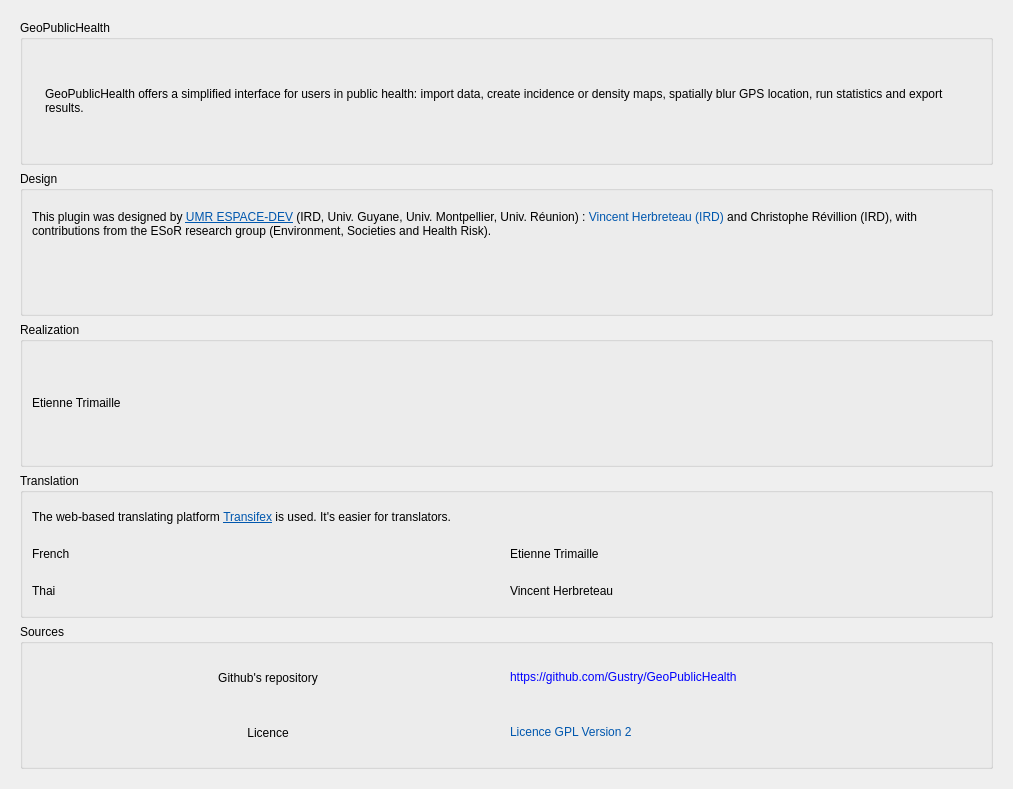
<?xml version="1.0" encoding="UTF-8"?>
<ui version="4.0">
 <author>Etienne Trimaille</author>
 <class>About</class>
 <widget class="QWidget" name="About">
  <property name="geometry">
   <rect>
    <x>0</x>
    <y>0</y>
    <width>1013</width>
    <height>789</height>
   </rect>
  </property>
  <property name="windowTitle">
   <string>Form</string>
  </property>
  <layout class="QVBoxLayout" name="verticalLayout">
   <item>
    <widget class="QScrollArea" name="scrollArea">
     <property name="frameShape">
      <enum>QFrame::NoFrame</enum>
     </property>
     <property name="frameShadow">
      <enum>QFrame::Plain</enum>
     </property>
     <property name="widgetResizable">
      <bool>true</bool>
     </property>
     <widget class="QWidget" name="scrollAreaWidgetContents">
      <property name="geometry">
       <rect>
        <x>0</x>
        <y>0</y>
        <width>1005</width>
        <height>781</height>
       </rect>
      </property>
      <layout class="QVBoxLayout" name="verticalLayout_3">
       <item>
        <widget class="QGroupBox" name="groupBox_6">
         <property name="title">
          <string>GeoPublicHealth</string>
         </property>
         <layout class="QVBoxLayout" name="verticalLayout_5">
          <item>
           <layout class="QHBoxLayout" name="horizontalLayout_6">
            <item>
             <widget class="QLabel" name="label_12">
              <property name="sizePolicy">
               <sizepolicy hsizetype="Maximum" vsizetype="Maximum">
                <horstretch>0</horstretch>
                <verstretch>0</verstretch>
               </sizepolicy>
              </property>
              <property name="text">
               <string notr="true"/>
              </property>
              <property name="pixmap">
               <pixmap resource="../resources/resources.qrc">:/plugins/GeoPublicHealth/resources/icon-100.png</pixmap>
              </property>
              <property name="textInteractionFlags">
               <set>Qt::NoTextInteraction</set>
              </property>
             </widget>
            </item>
            <item>
             <widget class="QLabel" name="label_13">
              <property name="text">
               <string>GeoPublicHealth offers a simplified interface for users in public health: import data, create incidence or density maps, spatially blur GPS location, run statistics and export results.</string>
              </property>
              <property name="wordWrap">
               <bool>true</bool>
              </property>
             </widget>
            </item>
           </layout>
          </item>
         </layout>
        </widget>
       </item>
       <item>
        <widget class="QGroupBox" name="groupBox">
         <property name="title">
          <string>Design</string>
         </property>
         <layout class="QVBoxLayout" name="verticalLayout_7">
          <item>
           <widget class="QLabel" name="label_5">
            <property name="text">
             <string>&lt;html&gt;&lt;head/&gt;&lt;body&gt;&lt;p&gt; This plugin was designed by &lt;a href=&quot;http://www.espace-dev.fr&quot;&gt;&lt;span style=&quot; text-decoration: underline; color:#0057ae;&quot;&gt;UMR ESPACE-DEV&lt;/span&gt;&lt;/a&gt; (IRD, Univ. Guyane, Univ. Montpellier, Univ. Réunion) : &lt;a href=&quot;mailto:vincent.herbreteau@ird.fr?subject=Plugin GeoPublicHealth&quot;&gt;&lt;span style=&quot; color:#0057ae;&quot; style=&quot;text-decoration:none;&quot;&gt;Vincent Herbreteau (IRD)&lt;/span&gt;&lt;/a&gt; and &lt;a href=&quot;mailto:christophe.revillion@univ-reunion.fr?subject=Plugin GeoPublicHealth&quot; style=&quot;text-decoration:none;&quot;&gt;Christophe Révillion (IRD)&lt;/a&gt;, with contributions from the ESoR research group (Environment, Societies and Health Risk).&lt;/p&gt;&lt;/body&gt;&lt;/html&gt;</string>
            </property>
            <property name="wordWrap">
             <bool>true</bool>
            </property>
           </widget>
          </item>
          <item>
           <layout class="QHBoxLayout" name="horizontalLayout">
            <item>
             <widget class="QLabel" name="label_9">
              <property name="text">
               <string notr="true"/>
              </property>
              <property name="pixmap">
               <pixmap resource="../resources/resources.qrc">:/plugins/GeoPublicHealth/resources/IRD-200.png</pixmap>
              </property>
              <property name="alignment">
               <set>Qt::AlignCenter</set>
              </property>
              <property name="wordWrap">
               <bool>true</bool>
              </property>
              <property name="openExternalLinks">
               <bool>true</bool>
              </property>
             </widget>
            </item>
            <item>
             <layout class="QVBoxLayout" name="verticalLayout_6">
              <item>
               <widget class="QLabel" name="label_6">
                <property name="sizePolicy">
                 <sizepolicy hsizetype="Minimum" vsizetype="Minimum">
                  <horstretch>0</horstretch>
                  <verstretch>0</verstretch>
                 </sizepolicy>
                </property>
                <property name="text">
                 <string notr="true"/>
                </property>
                <property name="pixmap">
                 <pixmap resource="../resources/resources.qrc">:/plugins/GeoPublicHealth/resources/espace-dev.png</pixmap>
                </property>
                <property name="scaledContents">
                 <bool>false</bool>
                </property>
                <property name="alignment">
                 <set>Qt::AlignCenter</set>
                </property>
                <property name="openExternalLinks">
                 <bool>true</bool>
                </property>
               </widget>
              </item>
             </layout>
            </item>
           </layout>
          </item>
         </layout>
        </widget>
       </item>
       <item>
        <widget class="QGroupBox" name="groupBox_2">
         <property name="title">
          <string>Realization</string>
         </property>
         <layout class="QVBoxLayout" name="verticalLayout_4">
          <item>
           <layout class="QHBoxLayout" name="horizontalLayout_4">
            <item>
             <layout class="QVBoxLayout" name="verticalLayout_10">
              <item>
               <widget class="QLabel" name="label_11">
                <property name="text">
                 <string notr="true">&lt;a href=&quot;mailto:etienne@trimaille.eu?subject=Plugin GeoPublicHealth&quot; style=&quot;text-decoration:none;&quot;&gt;Etienne Trimaille&lt;/a&gt;</string>
                </property>
                <property name="wordWrap">
                 <bool>true</bool>
                </property>
               </widget>
              </item>
             </layout>
            </item>
           </layout>
          </item>
         </layout>
        </widget>
       </item>
       <item>
        <widget class="QGroupBox" name="groupBox_5">
         <property name="title">
          <string>Translation</string>
         </property>
         <layout class="QVBoxLayout" name="verticalLayout_2">
          <item>
           <widget class="QLabel" name="label">
            <property name="text">
             <string>&lt;html&gt;&lt;head/&gt;&lt;body&gt;&lt;p&gt;The web-based translating platform &lt;a href=&quot;https://www.transifex.com/geopublichealth/&quot;&gt;&lt;span style=&quot; text-decoration: underline; color:#0057ae;&quot;&gt;Transifex&lt;/span&gt;&lt;/a&gt; is used. It's easier for translators.&lt;/p&gt;&lt;/body&gt;&lt;/html&gt;</string>
            </property>
            <property name="wordWrap">
             <bool>true</bool>
            </property>
            <property name="openExternalLinks">
             <bool>true</bool>
            </property>
           </widget>
          </item>
          <item>
           <layout class="QHBoxLayout" name="horizontalLayout_2">
            <item>
             <widget class="QLabel" name="label_3">
              <property name="text">
               <string>French</string>
              </property>
              <property name="wordWrap">
               <bool>true</bool>
              </property>
             </widget>
            </item>
            <item>
             <widget class="QLabel" name="label_2">
              <property name="text">
               <string notr="true">Etienne Trimaille</string>
              </property>
              <property name="wordWrap">
               <bool>true</bool>
              </property>
             </widget>
            </item>
           </layout>
          </item>
          <item>
           <layout class="QHBoxLayout" name="horizontalLayout_3">
            <item>
             <widget class="QLabel" name="label_10">
              <property name="text">
               <string>Thai</string>
              </property>
              <property name="wordWrap">
               <bool>true</bool>
              </property>
             </widget>
            </item>
            <item>
             <widget class="QLabel" name="label_4">
              <property name="text">
               <string notr="true">Vincent Herbreteau</string>
              </property>
              <property name="wordWrap">
               <bool>true</bool>
              </property>
             </widget>
            </item>
           </layout>
          </item>
         </layout>
        </widget>
       </item>
       <item>
        <widget class="QGroupBox" name="groupBox_4">
         <property name="title">
          <string>Sources</string>
         </property>
         <layout class="QVBoxLayout" name="verticalLayout_11">
          <item>
           <layout class="QGridLayout" name="gridLayout_5">
            <item row="0" column="0">
             <widget class="QLabel" name="label_21">
              <property name="text">
               <string>Github's repository</string>
              </property>
              <property name="alignment">
               <set>Qt::AlignCenter</set>
              </property>
              <property name="wordWrap">
               <bool>true</bool>
              </property>
             </widget>
            </item>
            <item row="0" column="1">
             <widget class="QLabel" name="label_22">
              <property name="text">
               <string notr="true">&lt;a href=&quot;https://github.com/Gustry/GeoPublicHealth&quot; style=&quot;text-decoration:none;&quot;&gt;https://github.com/Gustry/GeoPublicHealth&lt;/a&gt;</string>
              </property>
              <property name="wordWrap">
               <bool>true</bool>
              </property>
              <property name="openExternalLinks">
               <bool>true</bool>
              </property>
             </widget>
            </item>
           </layout>
          </item>
          <item>
           <layout class="QHBoxLayout" name="horizontalLayout_7">
            <item>
             <widget class="QLabel" name="label_14">
              <property name="text">
               <string>Licence</string>
              </property>
              <property name="alignment">
               <set>Qt::AlignCenter</set>
              </property>
             </widget>
            </item>
            <item>
             <widget class="QLabel" name="label_17">
              <property name="text">
               <string>&lt;html&gt;&lt;head/&gt;&lt;body&gt;&lt;p&gt;&lt;a href=&quot;http://www.gnu.org/licenses/gpl-2.0.html&quot;&gt;&lt;span style=&quot; text-decoration: none; color:#0057ae;&quot;&gt;Licence GPL Version 2&lt;/span&gt;&lt;/a&gt;&lt;/p&gt;&lt;/body&gt;&lt;/html&gt;</string>
              </property>
             </widget>
            </item>
           </layout>
          </item>
         </layout>
        </widget>
       </item>
      </layout>
     </widget>
    </widget>
   </item>
  </layout>
 </widget>
 <resources>
  <include location="../resources/resources.qrc"/>
 </resources>
 <connections/>
</ui>
